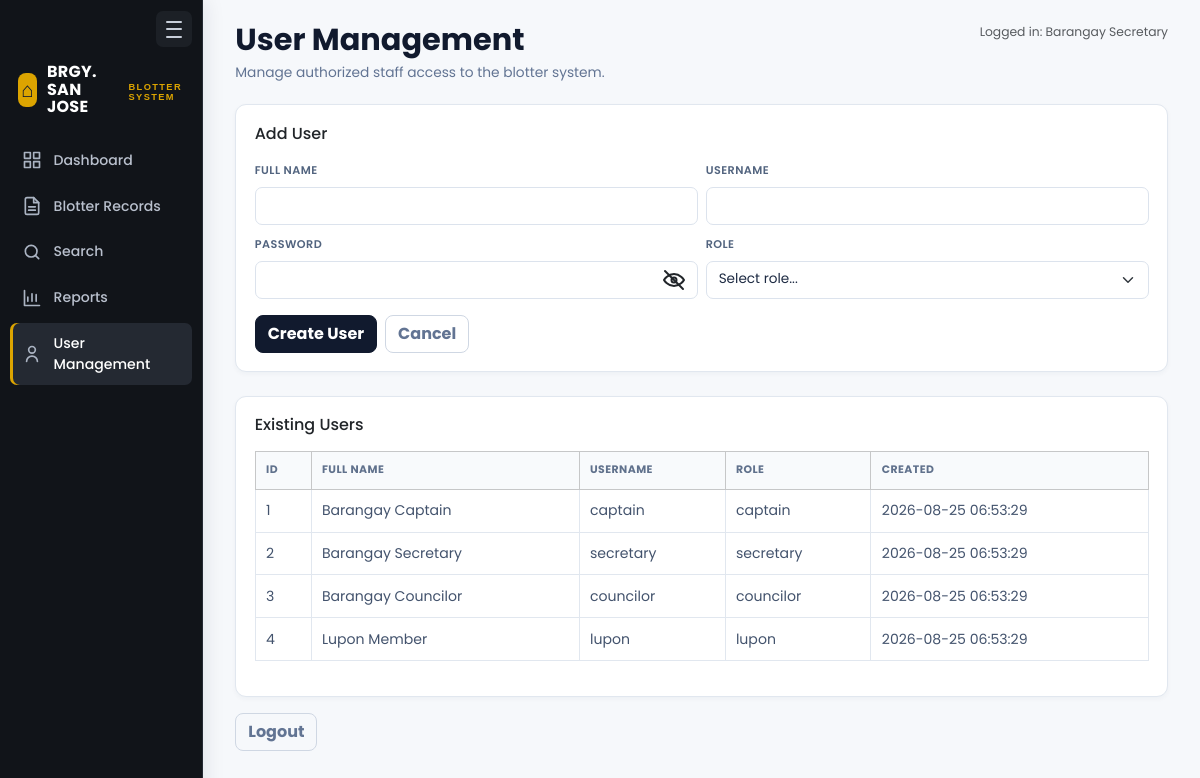
/?route=users (signed in), run on the app's committed database.
### tables this page shows
CREATE TABLE users (
  id INT AUTO_INCREMENT PRIMARY KEY,
  full_name VARCHAR(120) NOT NULL,
  username VARCHAR(60) NOT NULL UNIQUE,
  password_hash VARCHAR(255) NOT NULL,
  role ENUM('captain','secretary','councilor','lupon') NOT NULL,
  created_at TIMESTAMP NOT NULL DEFAULT CURRENT_TIMESTAMP
);

### public/index.php (called while the page is built, shortened)
<?php
require_once __DIR__ . '/../includes/db.php';
require_once __DIR__ . '/../includes/auth.php';
$route = $_GET['route'] ?? 'dashboard';
$route = trim((string)$route, '/');
$map = [
  'login' => __DIR__ . '/../modules/users/login.php',
  'logout' => __DIR__ . '/../modules/users/logout.php',
  'users' => __DIR__ . '/../modules/users/users.php',
  'dashboard' => __DIR__ . '/../modules/analytics/dashboard.php',
  'blotter_create' => __DIR__ . '/../modules/blotter/blotter_create.php',
  'blotter_update' => __DIR__ . '/../modules/blotter/blotter_update.php',
  'blotter_delete' => __DIR__ . '/../modules/blotter/blotter_delete.php',
  'search' => __DIR__ . '/../modules/search/search.php',
  'analytics_json' => __DIR__ . '/../modules/analytics/analytics_json.php',
  'reports' => __DIR__ . '/../modules/reports/reports.php',
  'export_pdf' => __DIR__ . '/../modules/reports/export_pdf.php',
  'export_excel' => __DIR__ . '/../modules/reports/export_excel.php',
  'resolution_create' => __DIR__ . '/../modules/blotter/resolution_create.php',
  'resolution_update' => __DIR__ . '/../modules/blotter/resolution_update.php',
];
$target = $map[$route] ?? null;
require $target;

### includes/auth.php (called while the page is built, shortened)
<?php
require_once __DIR__ . '/db.php';
function current_user(): ?array
{
  return $_SESSION['user'] ?? null;
}

### includes/db.php (called while the page is built, shortened)
<?php
function db(): PDO
{
  $dsn = 'mysql:host=' . DB_HOST . ';dbname=' . DB_NAME . ';charset=utf8mb4';
  $pdo = new PDO($dsn, DB_USER, DB_PASS, [
    PDO::ATTR_ERRMODE => PDO::ERRMODE_EXCEPTION,
    PDO::ATTR_DEFAULT_FETCH_MODE => PDO::FETCH_ASSOC,
    PDO::ATTR_EMULATE_PREPARES => false,
  ]);
  return $pdo;
}

### modules/users/users.php (the view, shortened to what this page needs)
<?php
require_once __DIR__ . '/../../includes/auth.php';
require_once __DIR__ . '/../../includes/db.php';
$users = db()->query('SELECT id, full_name, username, role, created_at FROM users ORDER BY created_at DESC')->fetchAll();
?>
<!doctype html>
<html lang="en">
<head>
  <link href="https://cdn.jsdelivr.net/npm/bootstrap@5.3.3/dist/css/bootstrap.min.css" rel="stylesheet">
  <link href="assets/app.css" rel="stylesheet">
</head>
<body>
<div class="d-flex app-shell">
  <aside class="bg-dark text-white p-3 app-sidebar">
    <div class="app-brand">BRGY. SAN JOSE<small>BLOTTER SYSTEM</small></div>
    <nav class="nav flex-column gap-1">
      <a class="nav-link text-white" href="?route=dashboard">Dashboard</a>
      <a class="nav-link text-white" href="?route=blotter_create">Blotter Records</a>
      <a class="nav-link text-white" href="?route=search">Search</a>
      <a class="nav-link text-white" href="?route=reports">Reports</a>
      <a class="nav-link text-white active" href="?route=users">User Management</a>
    </nav>
  </aside>
  <main class="flex-grow-1 p-4 app-main">
    <div class="d-flex align-items-start justify-content-between page-header">
      <div><h1 class="page-heading">User Management</h1><p class="page-subtitle">Manage authorized staff access to the blotter system.</p></div>
      <div class="small text-muted">Logged in: <?php echo htmlspecialchars((string)current_user()['full_name']); ?></div>
    </div>
    <div class="card shadow-sm">
      <div class="card-body">
        <h6 class="mb-3">Add User</h6>
        <form method="post" id="userForm" class="needs-validation" novalidate>
          <div class="row g-2">
            <div class="col-md-6">
              <label class="form-label">Full Name</label>
              <input class="form-control" name="full_name" required maxlength="120">
            </div>
            <div class="col-md-6">
              <label class="form-label">Username</label>
              <input class="form-control" name="username" required maxlength="60" minlength="3">
            </div>
            <div class="col-md-6">
              <label class="form-label">Password</label>
              <div class="password-field">
                <input type="password" id="newUserPassword" class="form-control" name="password" required minlength="4">
                <button class="password-toggle" type="button" id="toggleNewUserPassword" aria-label="Show password" aria-pressed="false">
                  <svg id="toggleNewUserPasswordIcon" viewBox="0 0 24 24" aria-hidden="true" fill="none" stroke="currentColor" stroke-width="2" stroke-linecap="round" stroke-linejoin="round"><path d="M2 12s3.5-6 10-6 10 6 10 6-3.5 6-10 6S2 12 2 12Z" /><circle cx="12" cy="12" r="2.5" /><path d="M3 3l18 18" /></svg>
                </button>
              </div>
            </div>
            <div class="col-md-6">
              <label class="form-label">Role</label>
              <select class="form-select" name="role" required>
                <option value="">Select role...</option>
              </select>
            </div>
          </div>
          <div class="mt-3 d-flex gap-2">
            <button type="submit" class="btn btn-primary">Create User</button>
            <a class="btn btn-outline-secondary" href="?route=dashboard">Cancel</a>
          </div>
        </form>
      </div>
    </div>
    <div class="card shadow-sm mt-4">
      <div class="card-body">
        <h6 class="mb-3">Existing Users</h6>
        <div class="table-responsive">
          <table class="table table-sm table-bordered align-middle">
            <thead class="table-light">
              <tr><th>ID</th><th>Full Name</th><th>Username</th><th>Role</th><th>Created</th></tr>
            </thead>
            <tbody>
              <?php foreach ($users as $u): ?>
                <tr>
                  <td><?php echo (int)$u['id']; ?></td>
                  <td><?php echo htmlspecialchars((string)$u['full_name']); ?></td>
                  <td><?php echo htmlspecialchars((string)$u['username']); ?></td>
                  <td><?php echo htmlspecialchars((string)$u['role']); ?></td>
                  <td><?php echo htmlspecialchars((string)$u['created_at']); ?></td>
                </tr>
              <?php endforeach; ?>
            </tbody>
          </table>
        </div>
      </div>
    </div>
    <div class="mt-3">
      <a href="?route=logout" class="btn btn-outline-dark">Logout</a>
    </div>
  </main>
</div>
</body>
</html>

### public/assets/app.css (style rules this page uses)
:root { --navy: #111a2e; --navy-2: #1d2a44; --gold: #dca400; --gold-soft: #fff4cf; --slate: #627493; --ink: #1e2b43; --canvas: #f6f8fb; --border: #e1e7ef; }
* { box-sizing: border-box; }
body { min-height: 100vh; color: var(--ink); background: var(--canvas); font-family: 'Poppins', Arial, sans-serif; font-size: .88rem; }
.app-shell { min-height: 100vh; }
.app-sidebar { width: 250px !important; min-height: 100vh; padding: .7rem .65rem 1rem !important; background: #111419 !important; border-right: 1px solid #252a33; box-shadow: 4px 0 18px rgba(17,26,46,.08); transition: width .22s ease, padding .22s ease; }
.app-brand { display: flex; align-items: center; gap: .65rem; margin: 1rem .5rem 1.5rem; color: #fff; font: 700 1rem/1.1 'Poppins', Arial, sans-serif; letter-spacing: .02em; }
.app-brand::before { display: grid; width: 34px; height: 34px; place-items: center; content: '⌂'; color: var(--navy); background: var(--gold); border-radius: 8px; font: 700 1.3rem Arial; }
.app-brand small { display: block; margin-top: .28rem; color: var(--gold); font: 700 .58rem Arial, sans-serif; letter-spacing: .15em; }
.app-sidebar .nav { gap: .3rem !important; }
.app-sidebar .nav::before { display: none; }
.app-sidebar .nav-link { display: flex; align-items: center; gap: .75rem; padding: .62rem .7rem; color: #b9c0cd !important; border-radius: 7px; font-weight: 500; transition: background .15s, color .15s; }
.app-sidebar .nav-link::before { display: block; flex: 0 0 20px; width: 20px; height: 20px; content: ''; color: #aab3c2; background-color: currentColor; }
.app-sidebar .nav-link:hover, .app-sidebar .nav-link.active { color: #fff !important; background: #242932; }
.app-sidebar .nav-link.active { box-shadow: inset 3px 0 0 var(--gold); }
.app-main { min-width: 0; padding: 1.45rem 2rem !important; }
.page-heading { margin: 0; color: var(--navy); font: 700 clamp(1.45rem, 3vw, 1.9rem)/1.15 'Poppins', Arial, sans-serif; }
.page-subtitle { margin: .3rem 0 0; color: var(--slate); font-size: .86rem; }
.page-header { margin-bottom: 1.3rem !important; }
.btn { border-radius: 8px; font-weight: 700; }
.btn-primary { background: var(--navy); border-color: var(--navy); }
.btn-outline-dark, .btn-outline-secondary { color: var(--slate); border-color: #cfd7e3; }
.card { border: 1px solid var(--border); border-radius: 11px; box-shadow: 0 2px 5px rgba(30,43,67,.04) !important; }
.card-body { padding: 1.15rem; }
.form-label { color: #52647f; font-size: .7rem; font-weight: 600; letter-spacing: .04em; text-transform: uppercase; }
.form-control, .form-select { min-height: 38px; border-color: #dce3ed; border-radius: 7px; color: var(--ink); font-size: .85rem; }
.table { --bs-table-bg: transparent; --bs-table-border-color: var(--border); }
.table thead th { padding: .65rem; color: #60718c; background: #f8fafc; border-bottom-width: 1px; font-size: .68rem; letter-spacing: .04em; text-transform: uppercase; }
.table td { padding: .65rem; color: #43536d; }

### modules/users/users.php (style rules this page uses)
.password-field { position: relative; }
.password-field .form-control { padding-right: 3rem; }
.password-toggle { position: absolute; top: 50%; right: .75rem; z-index: 2; width: 1.5rem; height: 1.5rem; padding: 0; color: #212529; background: transparent; border: 0; transform: translateY(-50%); }
.password-toggle svg { width: 100%; height: 100%; }

### data on the page
users: full_name "Barangay Secretary", id "2", username "secretary", role "secretary", created_at "2026-08-25 06:53:29"
users: id "1", full_name "Barangay Captain", username "captain", role "captain", created_at "2026-08-25 06:53:29"
users: id "3", full_name "Barangay Councilor", username "councilor", role "councilor", created_at "2026-08-25 06:53:29"
users: id "4", full_name "Lupon Member", username "lupon", role "lupon", created_at "2026-08-25 06:53:29"
